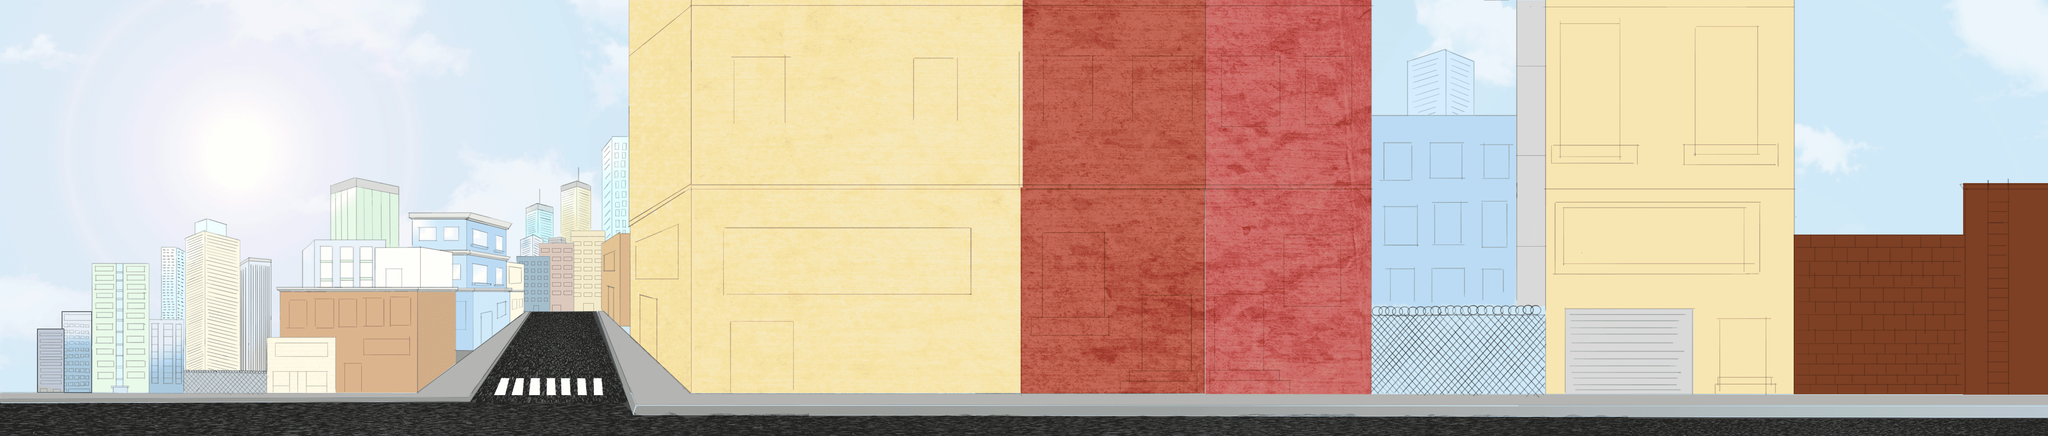

A 2D game scene composited from a Tiled map and its tileset images. What follows is a short description and the map's XML, with each tile layer's data collapsed to a summary:
An orthogonal 150x32 tile map with 32x32 px tiles, 1 tile layer (Capa de Patrones 1).

<map version="1.0" orientation="orthogonal" renderorder="left-down" width="150" height="32" tilewidth="32" tileheight="32" nextobjectid="1">
 <tileset firstgid="1" name="CitySketchMap" tilewidth="32" tileheight="32" tilecount="4800">
  <image source="CitySketchMap.png" width="4800" height="1024" />
 </tileset>
 <layer name="Capa de Patrones 1" width="150" height="32">
  <data>[4800 cells, 4800 non-empty, 4800 distinct tile ids]</data>
 </layer>
</map>
